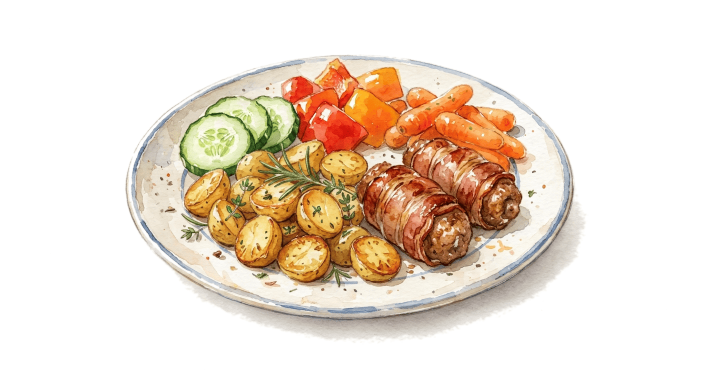
#> input picture images/aardappel-groente-vlees.png, 1408 x 768 px (shown at 1/2 size)
$ python generate_cover_mosaic_crops.py
#> lines starting #> are read from the running program, lines starting #| are printed output that depends on the picture; after the words box and inside, x2 and y2 are one past the last pixel; in counts of white or black regions, pixels touching at a corner belong together
#!/usr/bin/env python3
"""Generate tightly-cropped copies of the cover mosaic's hero images.

cover/cover.tex tiles every recipe's hero/served-dish photo into a grid.
The source images in images/ carry a lot of plain white margin around the
dish (they're sized for the interior's full-width \\heroimagefade), which
wastes space once shrunk into a small grid cell. This crops each one down
to the smallest bounding box that contains the whole dish — found the same
way scripts/normalize_background.py finds the background: the near-white
region connected to the image border, via flood fill, not a naive
brightness threshold, so it doesn't bite into white subject detail like a
plate or bowl — plus a small fixed margin, and writes the result to
cover/mosaic/. The crop only ever removes background: it can't cut into
the dish, because the flood fill can't cross into a non-background pixel
in the first place. images/ itself is left untouched, since those files
are also used at full size by \\heroimagefade in the interior book.

Usage:
    python3 scripts/generate_cover_mosaic_crops.py
"""

import sys
from pathlib import Path

import numpy as np
from PIL import Image
from scipy import ndimage

REPO_ROOT = Path(__file__).resolve().parent.parent
IMAGES_DIR = REPO_ROOT / "images"
OUT_DIR = REPO_ROOT / "cover" / "mosaic"

BORDER_WIDTH = 2
WHITEISH_MIN_CHANNEL = 220
TOLERANCE = 22
MARGIN_FRAC = 0.03  # small margin added around the dish's tight bbox
MAX_DIM = 480  # cap the cropped copy's longer side (px). Each tile renders at roughly
# 21.5mm (interior title page) to 24.6mm (cover) on its longer displayed axis, so 480px
# there works out to ~500-570 DPI - comfortably inside Lulu's 300-600 DPI band. A higher
# cap (900px was tried before) renders at over 1000 DPI at these tile sizes, tripping
# Lulu's print check.

# Every \heroimagefade target across recipes/*.tex, the same set cover.tex
# tiles into its front/back mosaic grids.
HERO_NAMES = [
    "aardappel-groente-vlees", "arretjescake", "asperge-lasagne", "blinis-vier-toppings",
    "bloemkoolpasta-hero", "bloemkoolquiche", "bobotie", "broccoli-uit-de-oven-hero",
    "broccolipasta-witvis-olijven-rode-ui", "brood", "broodje-hamburger", "broodje-knakworst",
    "burritos", "chili-con-carne", "ciabatta", "couscous", "doner-kebab", "fajitas", "falafel",
    "flammkuchen", "focaccia", "gegrilde-courgette", "geroerbakte-spruitjes-hero",
    "gevulde-paprika-hero", "gnocchi", "gnocchi-sorrentina", "gnocchi-zongedroogde-tomaten-hero",
    "groene-salade", "hamburgerbolletjes", "horiatiki", "involtini-di-maiale-hero", "jambalaya",
    "kalkoen-in-spek", "kipfilet-parmezaan-knoflook", "kippensoep-simpel", "kofta", "kokos-vis",
    "lasagne-simpel", "mac-n-cheese", "meringues",
    "nasi", "paella-hero", "parmigiana-melanzane", "pasta-amatriciana", "pasta-blauwe-kaas",
    "pasta-bolognese", "pasta-prei-hamblokjes-olijven", "pasta-primavera", "pasta-scarpariello",
    "pastinaaksoep", "pita", "pretzels", "quesadillas", "quiche-chorizo-geitenkaas",
    "quiche-groente-cirkel", "quiche-groente-geitenkaas", "quiche-ham-prei", "quiche-lorraine",
    "ravioli-rode-pesto-hero", "roti", "roze-koeken-hero", "sajoer-boontjes-hero",
    "salade-honing-mosterddressing-hero", "saltimbocca", "sauzijcenbroodjes", "schiacciata-hero",
    "semifreddo", "shakshuka", "spinazie-quiche", "spruitenstamp-hero", "tarte-tatin-witlof",
    "tomaten-pestorisotto-hero", "tompouce-geitenkaas-hero", "tortellini-al-forno-hero",
    "venkel-risotto-hero", "worstjes-rode-rijst-salade",
]


def find_source(name):
    for ext in (".png", ".jpg", ".jpeg"):
        p = IMAGES_DIR / f"{name}{ext}"
        if p.exists():
            return p
    raise FileNotFoundError(name)


def content_bbox(arr):
    """(left, top, right, bottom) pixel bbox of the dish, or None if no
    border-connected background region is found (nothing to crop)."""
    h, w, _ = arr.shape
    border = np.zeros((h, w), bool)
    border[:BORDER_WIDTH, :] = True
    border[-BORDER_WIDTH:, :] = True
    border[:, :BORDER_WIDTH] = True
    border[:, -BORDER_WIDTH:] = True

    whiteish = arr.min(axis=2) > WHITEISH_MIN_CHANNEL
    ref_pixels = arr[border & whiteish]
    if len(ref_pixels) == 0:
        return None
    ref_colour = ref_pixels.mean(axis=0)
    dist = np.abs(arr - ref_colour).max(axis=2)
    candidate = dist < TOLERANCE

    labels, _ = ndimage.label(candidate, structure=np.ones((3, 3)))
    border_labels = set(np.unique(labels[border])) - {0}
    if not border_labels:
        return None
    bg_mask = np.isin(labels, list(border_labels))
    content = ~bg_mask

    rows = np.any(content, axis=1)
    cols = np.any(content, axis=0)
    if not rows.any():
        return None
    top, bottom = np.where(rows)[0][[0, -1]]
    left, right = np.where(cols)[0][[0, -1]]
    return int(left), int(top), int(right), int(bottom)


def crop_with_margin(im, bbox, w, h):
    left, top, right, bottom = bbox
    margin = round(MARGIN_FRAC * max(right - left, bottom - top))
    left = max(0, left - margin)
    top = max(0, top - margin)
    right = min(w - 1, right + margin)
    bottom = min(h - 1, bottom + margin)
    return im.crop((left, top, right + 1, bottom + 1))


def cap_size(im):
    w, h = im.size
    longer = max(w, h)
    if longer <= MAX_DIM:
        return im
    scale = MAX_DIM / longer
    return im.resize((round(w * scale), round(h * scale)), Image.LANCZOS)


def main():
    OUT_DIR.mkdir(parents=True, exist_ok=True)
    for name in HERO_NAMES:
        src = find_source(name)
        im = Image.open(src)
#> im is the input picture: PIL image 1408x768 P; mean R, G, B 235.7, 221.9, 208.1
        rgb = im.convert("RGB")
        arr = np.asarray(rgb).astype(np.int16)
        h, w, _ = arr.shape
#> h = 768; w = 1408

        bbox = content_bbox(arr)
#> in content_bbox, `whiteish = arr.min(axis=2) > WHITEISH_MIN_CHANNEL`:
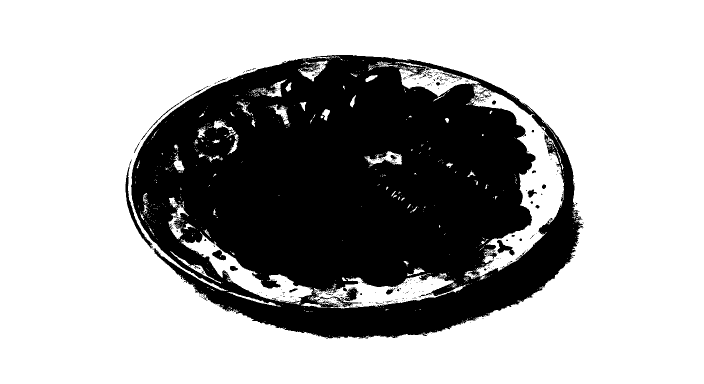
#> whiteish: shape (768, 1408) bool (shown at 1/2 size); 67.9% white; 433 black regions (411 under 20 px), largest, box (x1, y1, x2, y2) and area: (251, 110, 1167, 678) 343722, (994, 480, 1029, 511) 464, (424, 500, 452, 521) 328
#> in content_bbox, `ref_colour = ref_pixels.mean(axis=0)`: ref_colour = [255, 255, 255]
#> in content_bbox, `dist = np.abs(arr - ref_colour).max(axis=2)`:
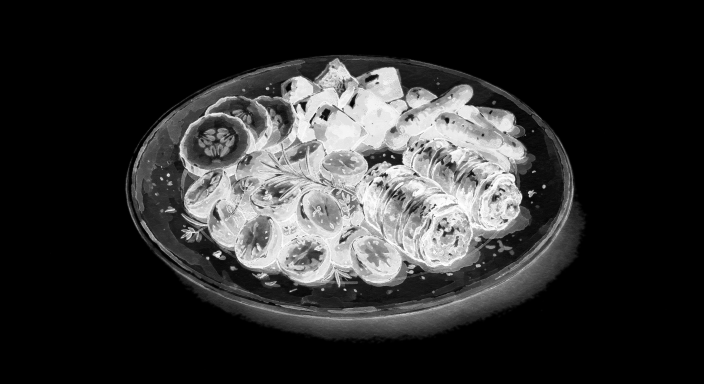
#> dist: shape (768, 1408) float64 (shown at 1/2 size); min 0, max 254, mean 47.3
#> in content_bbox, `candidate = dist < TOLERANCE`:
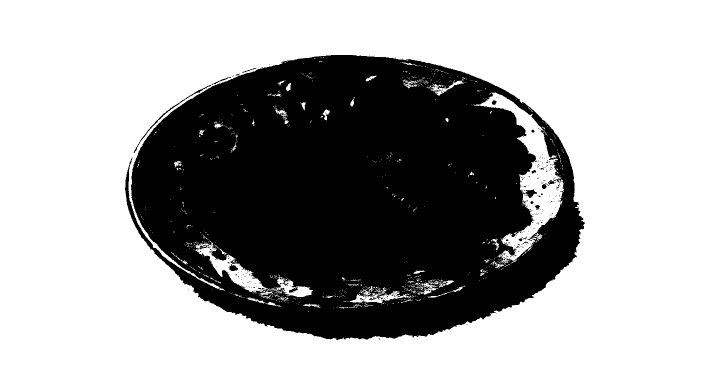
#> candidate: shape (768, 1408) bool (shown at 1/2 size); 65.2% white; 307 black regions (292 under 20 px), largest, box (x1, y1, x2, y2) and area: (250, 110, 1170, 680) 374385, (267, 170, 422, 306) 449, (578, 576, 596, 585) 90
#> in content_bbox, `labels, _ = ndimage.label(candidate, structure=np.ones((3, 3)))`:
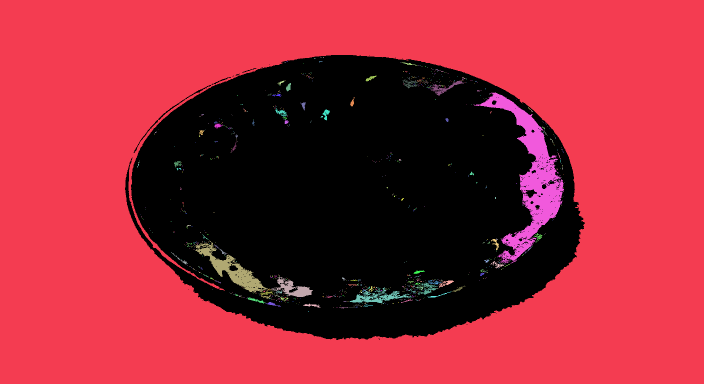
#> labels: shape (768, 1408) int32 (shown at 1/2 size); 799 distinct labels, from 0 to 798; one colour per label, 0 black
#> in content_bbox, `border_labels = set(np.unique(labels[border])) - {0}`: border_labels = 1 item
#> in content_bbox, `bg_mask = np.isin(labels, list(border_labels))`:
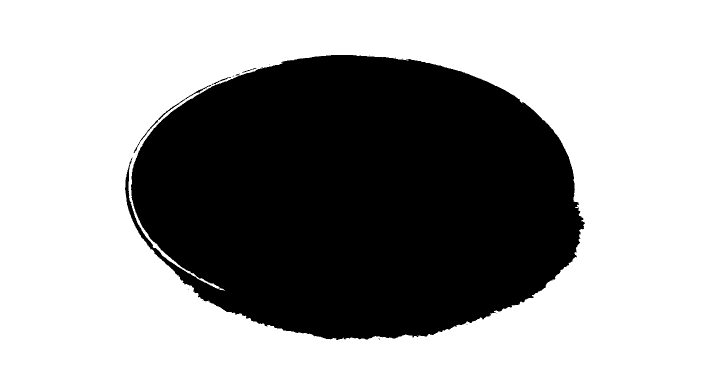
#> bg_mask: shape (768, 1408) bool (shown at 1/2 size); 62.7% white; 19 black regions (15 under 20 px), largest, box (x1, y1, x2, y2) and area: (250, 110, 1170, 680) 403029, (267, 170, 422, 306) 449, (423, 154, 462, 170) 79, (484, 136, 513, 146) 44
#> in content_bbox, `top, bottom = np.where(rows)[0][[0, -1]]`: top = 110; bottom = 679
#> in content_bbox, `left, right = np.where(cols)[0][[0, -1]]`: left = 250; right = 1169
#> bbox = (250, 110, 1169, 679)
        if bbox is None:
            print(f"skip crop  {name}  (no clear background found, copying as-is)")
            cropped = im
        else:
            cropped = im.crop((0, 0, w, h))
            cropped = crop_with_margin(cropped, bbox, w, h)
#> in crop_with_margin, `left, top, right, bottom = bbox`: left = 250; top = 110; right = 1169; bottom = 679
#> in crop_with_margin, `margin = round(MARGIN_FRAC * max(right - left, bottom - top))`: margin = 28
#> in crop_with_margin, `left = max(0, left - margin)`: left = 222
#> in crop_with_margin, `top = max(0, top - margin)`: top = 82
#> in crop_with_margin, `right = min(w - 1, right + margin)`: right = 1197
#> in crop_with_margin, `bottom = min(h - 1, bottom + margin)`: bottom = 707
#> in crop_with_margin, `return im.crop((left, top, right + 1, bottom + 1))`:
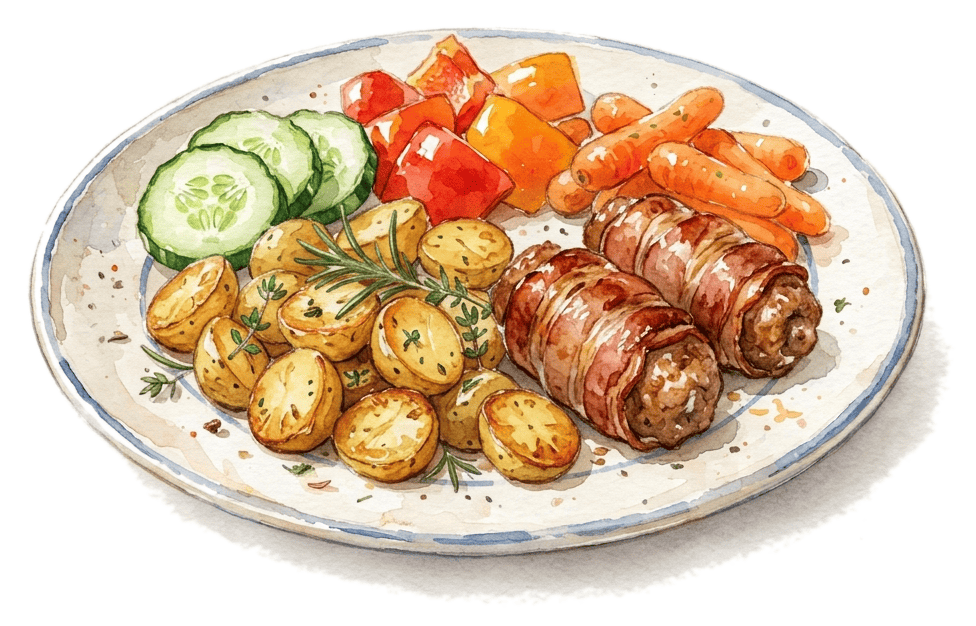
#> returned value: PIL image 976x626 P; mean R, G, B 220.9, 196.4, 172
        cropped = cap_size(cropped)
#> in cap_size, `return im.resize((round(w * scale), round(h * scale)), Image.LANCZOS)`:
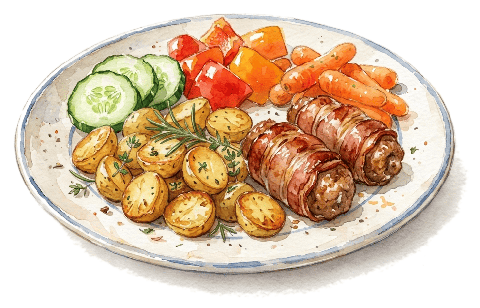
#> returned value: PIL image 480x308 P; mean R, G, B 220.9, 196.4, 172

        out_path = OUT_DIR / f"{name}.png"
        cropped.save(out_path, optimize=True)
        print(f"{name}: {w}x{h} -> {cropped.size[0]}x{cropped.size[1]}  ({out_path.relative_to(REPO_ROOT)})")
#| aardappel-groente-vlees: 1408x768 -> 480x308  (cover/mosaic/aardappel-groente-vlees.png)
#> pass 2 of the loop in main, `for name in HERO_NAMES:`:
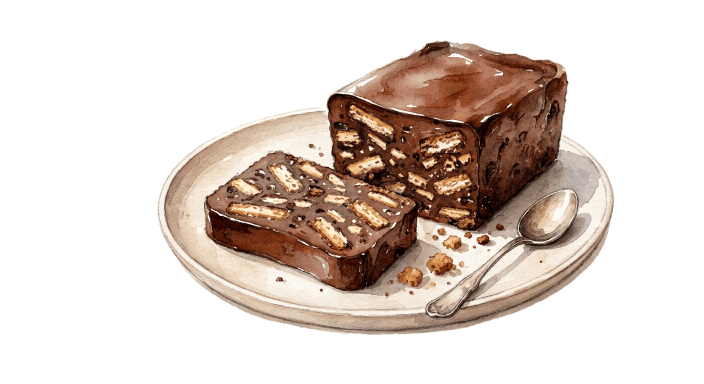
#> input picture images/arretjescake.png, 1408 x 768 px (shown at 1/2 size)
#> in main, im is the input picture: PIL image 1408x768 P; mean R, G, B 222.2, 210.5, 203.5
#> in content_bbox (call 2), `whiteish = arr.min(axis=2) > WHITEISH_MIN_CHANNEL`:
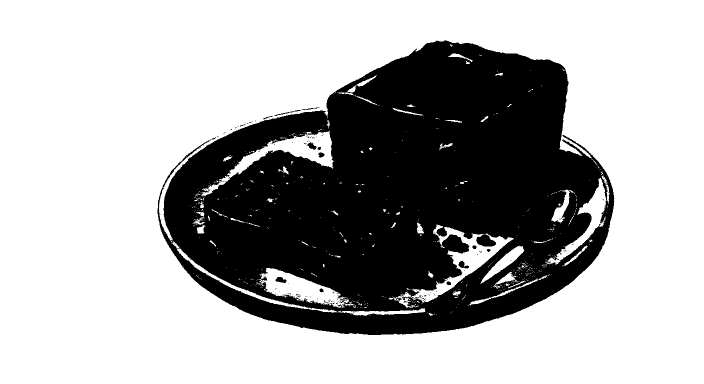
#> whiteish: shape (768, 1408) bool (shown at 1/2 size); 67.9% white; 165 black regions (152 under 20 px), largest, box (x1, y1, x2, y2) and area: (315, 81, 1229, 670) 345467, (551, 554, 573, 566) 175, (917, 522, 938, 537) 173
#> candidate: shape (768, 1408) bool; 65.6% white; 126 black regions (116 under 20 px), largest, box (x1, y1, x2, y2) and area: (315, 81, 1229, 670) 371457, (943, 489, 970, 511) 268, (479, 238, 523, 253) 88
#> labels: shape (768, 1408) int32; 727 distinct labels, from 0 to 726
#> bg_mask: shape (768, 1408) bool; 64.3% white; 4 black regions, box (x1, y1, x2, y2) and area: (315, 81, 1229, 670) 386411, (479, 238, 523, 253) 88, (460, 253, 477, 261) 31, (443, 262, 455, 270) 29
#> in content_bbox (call 2), `top, bottom = np.where(rows)[0][[0, -1]]`: top = 81; bottom = 669
#> in content_bbox (call 2), `left, right = np.where(cols)[0][[0, -1]]`: left = 315; right = 1228
#> bbox = (315, 81, 1228, 669)
#> in cap_size (call 2), `return im.resize((round(w * scale), round(h * scale)), Image.LANCZOS)`:
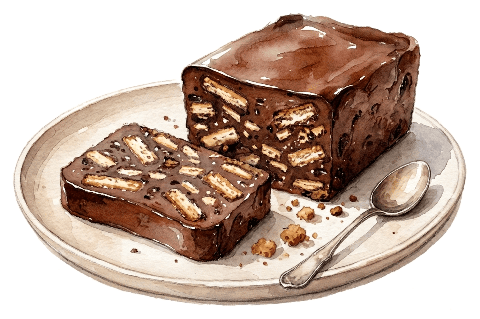
#> returned value: PIL image 480x319 P; mean R, G, B 198, 177.7, 165.5
#| arretjescake: 1408x768 -> 480x319  (cover/mosaic/arretjescake.png)
#> pass 3 of the loop in main, `for name in HERO_NAMES:`:
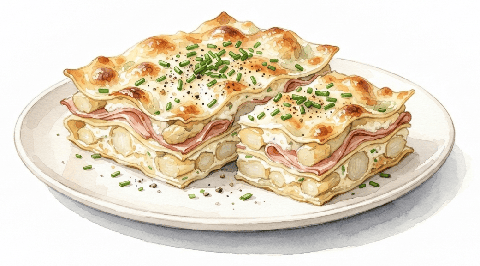
#> input picture cover/mosaic/asperge-lasagne.png, 480 x 266 px, found by its file name
#> in main, im is the input picture: PIL image 480x266 P; mean R, G, B 228.7, 217, 197.5
#> arr: shape (266, 480, 3) int16
#> in content_bbox (call 3), `whiteish = arr.min(axis=2) > WHITEISH_MIN_CHANNEL`:
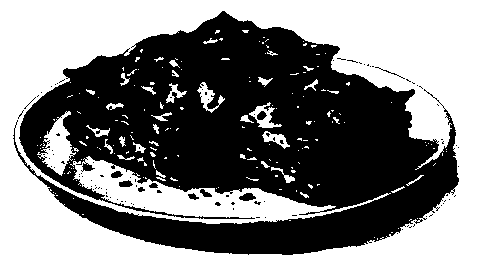
#> whiteish: shape (266, 480) bool; 50.6% white; 105 black regions (95 under 20 px), largest, box (x1, y1, x2, y2) and area: (13, 11, 459, 255) 62355, (239, 193, 256, 201) 93, (119, 180, 133, 187) 71
#> ref_pixels = 2968 rows, first 8: [254, 254, 255], [254, 254, 255], [254, 254, 255], [254, 254, 255], [254, 254, 255], [254, 254, 255], [254, 254, 255], [254, 254, 255]
#> ref_colour = [253.3, 253.4, 253.6]
#> dist: shape (266, 480) float64
#> candidate: shape (266, 480) bool; 46.6% white; 124 white regions (106 under 20 px), largest, box (x1, y1, x2, y2) and area: (0, 0, 480, 266) 57734, (49, 118, 71, 174) 648, (200, 84, 214, 108) 147
#> labels: shape (266, 480) int32; 125 distinct labels, from 0 to 124
#> in content_bbox (call 3), `bg_mask = np.isin(labels, list(border_labels))`:
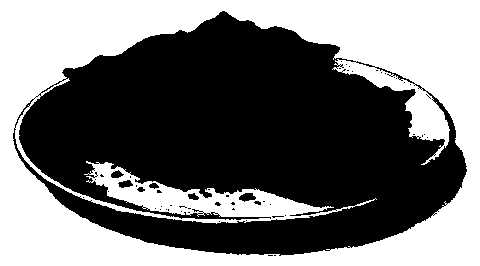
#> bg_mask: shape (266, 480) bool; 45.2% white; 1 white region, box (x1, y1, x2, y2) and area: (0, 0, 480, 266) 57734
#> in content_bbox (call 3), `top, bottom = np.where(rows)[0][[0, -1]]`: top = 11; bottom = 255
#> in content_bbox (call 3), `left, right = np.where(cols)[0][[0, -1]]`: left = 13; right = 466
#> bbox = (13, 11, 466, 255)
#| asperge-lasagne: 480x266 -> 480x266  (cover/mosaic/asperge-lasagne.png)
#> the loop made 5 passes; the first 3 are shown

    return 0


if __name__ == "__main__":
#> (the run stopped early here; a loop or call above may not have finished)
